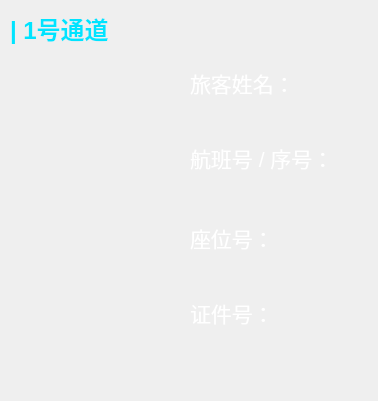
   <widget class="QWidget" name="widget_through1" native="true">
    <property name="geometry">
     <rect>
      <x>15</x>
      <y>500</y>
      <width>378</width>
      <height>401</height>
     </rect>
    </property>
    <property name="styleSheet">
     <string notr="true">#widget_through1{border-image: url(:/3实时登机/Images/3实时登机/3.0-3.2/通道蓝.png);}</string>
    </property>
    <widget class="QLabel" name="label_1t">
     <property name="geometry">
      <rect>
       <x>190</x>
       <y>70</y>
       <width>180</width>
       <height>25</height>
      </rect>
     </property>
     <property name="font">
      <font>
       <pointsize>16</pointsize>
      </font>
     </property>
     <property name="styleSheet">
      <string notr="true">color: rgb(255, 255, 255);</string>
     </property>
     <property name="text">
      <string>旅客姓名：</string>
     </property>
    </widget>
    <widget class="QLabel" name="label_2t">
     <property name="geometry">
      <rect>
       <x>190</x>
       <y>145</y>
       <width>180</width>
       <height>25</height>
      </rect>
     </property>
     <property name="font">
      <font>
       <pointsize>16</pointsize>
      </font>
     </property>
     <property name="styleSheet">
      <string notr="true">color: rgb(255, 255, 255);</string>
     </property>
     <property name="text">
      <string>航班号 / 序号：</string>
     </property>
    </widget>
    <widget class="QLabel" name="label_3t">
     <property name="geometry">
      <rect>
       <x>190</x>
       <y>225</y>
       <width>180</width>
       <height>25</height>
      </rect>
     </property>
     <property name="font">
      <font>
       <pointsize>16</pointsize>
      </font>
     </property>
     <property name="styleSheet">
      <string notr="true">color: rgb(255, 255, 255);</string>
     </property>
     <property name="text">
      <string>座位号：</string>
     </property>
    </widget>
    <widget class="QLabel" name="label_name_L">
     <property name="geometry">
      <rect>
       <x>190</x>
       <y>100</y>
       <width>180</width>
       <height>25</height>
      </rect>
     </property>
     <property name="font">
      <font>
       <pointsize>16</pointsize>
       <weight>75</weight>
       <bold>true</bold>
      </font>
     </property>
     <property name="styleSheet">
      <string notr="true">color: rgb(0, 228, 255);</string>
     </property>
     <property name="text">
      <string/>
     </property>
    </widget>
    <widget class="QLabel" name="label_flightNO__L">
     <property name="geometry">
      <rect>
       <x>190</x>
       <y>175</y>
       <width>180</width>
       <height>25</height>
      </rect>
     </property>
     <property name="font">
      <font>
       <pointsize>16</pointsize>
       <weight>75</weight>
       <bold>true</bold>
      </font>
     </property>
     <property name="styleSheet">
      <string notr="true">color: rgb(0, 228, 255);</string>
     </property>
     <property name="text">
      <string/>
     </property>
    </widget>
    <widget class="QLabel" name="label_seatNO__L">
     <property name="geometry">
      <rect>
       <x>190</x>
       <y>255</y>
       <width>180</width>
       <height>25</height>
      </rect>
     </property>
     <property name="font">
      <font>
       <pointsize>16</pointsize>
       <weight>75</weight>
       <bold>true</bold>
      </font>
     </property>
     <property name="styleSheet">
      <string notr="true">color: rgb(0, 228, 255);</string>
     </property>
     <property name="text">
      <string/>
     </property>
    </widget>
    <widget class="QLabel" name="label_resultStamp_L">
     <property name="geometry">
      <rect>
       <x>15</x>
       <y>110</y>
       <width>161</width>
       <height>142</height>
      </rect>
     </property>
     <property name="styleSheet">
      <string notr="true"/>
     </property>
     <property name="text">
      <string/>
     </property>
    </widget>
    <widget class="QLabel" name="label_name_L_2">
     <property name="geometry">
      <rect>
       <x>10</x>
       <y>8</y>
       <width>111</width>
       <height>41</height>
      </rect>
     </property>
     <property name="font">
      <font>
       <pointsize>18</pointsize>
       <weight>75</weight>
       <bold>true</bold>
      </font>
     </property>
     <property name="styleSheet">
      <string notr="true">color: rgb(0, 228, 255);</string>
     </property>
     <property name="text">
      <string>| 1号通道</string>
     </property>
    </widget>
    <widget class="QPushButton" name="pushButton_faceImage_L">
     <property name="geometry">
      <rect>
       <x>10</x>
       <y>70</y>
       <width>171</width>
       <height>228</height>
      </rect>
     </property>
     <property name="focusPolicy">
      <enum>Qt::NoFocus</enum>
     </property>
     <property name="styleSheet">
      <string notr="true">QPushButton{background:transparent;border:none;background-image: url(:/3实时登机/Images/3实时登机/3.0-3.2/照片-大.png);}

</string>
     </property>
     <property name="text">
      <string/>
     </property>
     <property name="iconSize">
      <size>
       <width>171</width>
       <height>228</height>
      </size>
     </property>
    </widget>
    <widget class="QLabel" name="label_4t_2">
     <property name="geometry">
      <rect>
       <x>190</x>
       <y>300</y>
       <width>180</width>
       <height>25</height>
      </rect>
     </property>
     <property name="font">
      <font>
       <pointsize>16</pointsize>
      </font>
     </property>
     <property name="styleSheet">
      <string notr="true">color: rgb(255, 255, 255);</string>
     </property>
     <property name="text">
      <string>证件号：</string>
     </property>
    </widget>
    <widget class="QLabel" name="label_cardNO__L">
     <property name="geometry">
      <rect>
       <x>190</x>
       <y>330</y>
       <width>180</width>
       <height>50</height>
      </rect>
     </property>
     <property name="font">
      <font>
       <pointsize>16</pointsize>
       <weight>75</weight>
       <bold>true</bold>
      </font>
     </property>
     <property name="styleSheet">
      <string notr="true">color: rgb(0, 228, 255);</string>
     </property>
     <property name="wordWrap">
      <bool>true</bool>
     </property>
    </widget>
    <widget class="QPushButton" name="pushButton_psngrInfo_L">
     <property name="geometry">
      <rect>
       <x>0</x>
       <y>0</y>
       <width>380</width>
       <height>401</height>
      </rect>
     </property>
     <property name="focusPolicy">
      <enum>Qt::NoFocus</enum>
     </property>
     <property name="styleSheet">
      <string notr="true">QPushButton{background:transparent;border-radius:10px;}

</string>
     </property>
     <property name="text">
      <string/>
     </property>
     <property name="iconSize">
      <size>
       <width>171</width>
       <height>228</height>
      </size>
     </property>
    </widget>
    <widget class="QLabel" name="label_transferType_L">
     <property name="geometry">
      <rect>
       <x>15</x>
       <y>78</y>
       <width>50</width>
       <height>30</height>
      </rect>
     </property>
     <property name="text">
      <string/>
     </property>
    </widget>
    <widget class="QLabel" name="label_resultTab_L">
     <property name="geometry">
      <rect>
       <x>10</x>
       <y>315</y>
       <width>171</width>
       <height>65</height>
      </rect>
     </property>
     <property name="text">
      <string/>
     </property>
    </widget>
    <zorder>label_1t</zorder>
    <zorder>label_2t</zorder>
    <zorder>label_3t</zorder>
    <zorder>label_name_L</zorder>
    <zorder>label_flightNO__L</zorder>
    <zorder>label_seatNO__L</zorder>
    <zorder>label_name_L_2</zorder>
    <zorder>pushButton_faceImage_L</zorder>
    <zorder>label_4t_2</zorder>
    <zorder>label_cardNO__L</zorder>
    <zorder>label_transferType_L</zorder>
    <zorder>label_resultTab_L</zorder>
    <zorder>label_resultStamp_L</zorder>
    <zorder>pushButton_psngrInfo_L</zorder>
   </widget>
